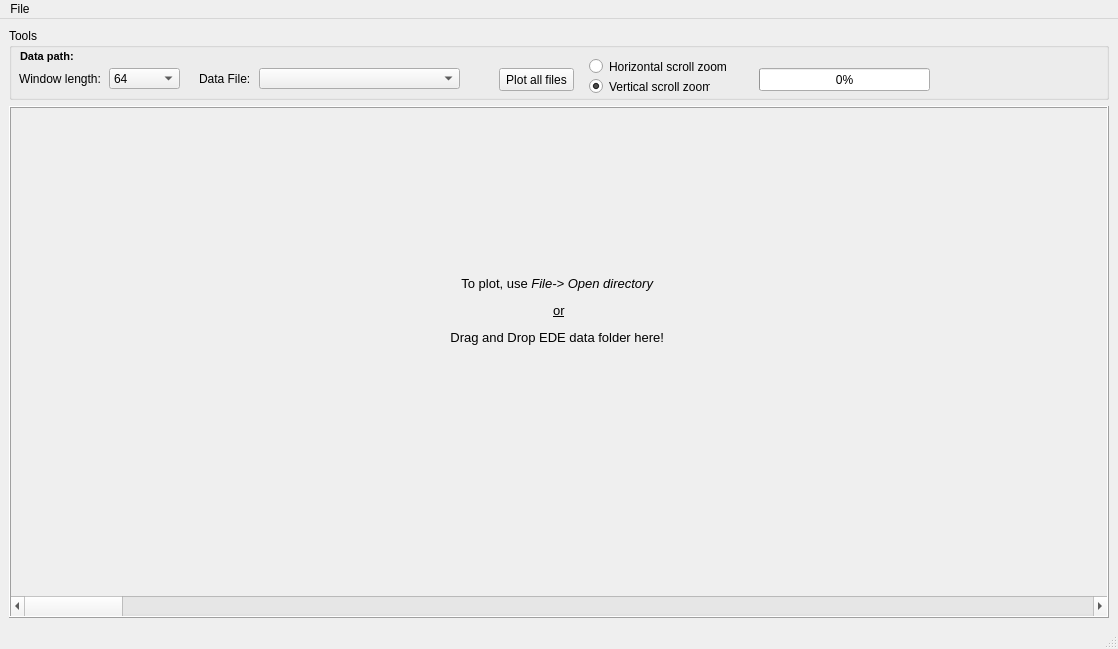
<?xml version="1.0" encoding="UTF-8"?>
<ui version="4.0">
 <class>MainWindow</class>
 <widget class="QMainWindow" name="MainWindow">
  <property name="geometry">
   <rect>
    <x>0</x>
    <y>0</y>
    <width>1118</width>
    <height>649</height>
   </rect>
  </property>
  <property name="minimumSize">
   <size>
    <width>799</width>
    <height>523</height>
   </size>
  </property>
  <property name="acceptDrops">
   <bool>true</bool>
  </property>
  <property name="windowTitle">
   <string>EDE plotter</string>
  </property>
  <widget class="QWidget" name="centralwidget">
   <layout class="QGridLayout" name="gridLayout">
    <item row="1" column="0">
     <widget class="QFrame" name="frame">
      <property name="minimumSize">
       <size>
        <width>771</width>
        <height>331</height>
       </size>
      </property>
      <property name="frameShape">
       <enum>QFrame::Box</enum>
      </property>
      <property name="frameShadow">
       <enum>QFrame::Raised</enum>
      </property>
      <layout class="QGridLayout" name="gridLayout_2">
       <property name="leftMargin">
        <number>0</number>
       </property>
       <property name="topMargin">
        <number>0</number>
       </property>
       <property name="rightMargin">
        <number>0</number>
       </property>
       <property name="bottomMargin">
        <number>0</number>
       </property>
       <property name="spacing">
        <number>0</number>
       </property>
       <item row="4" column="0" colspan="2">
        <widget class="QScrollBar" name="horizontalScrollBar">
         <property name="minimumSize">
          <size>
           <width>781</width>
           <height>20</height>
          </size>
         </property>
         <property name="maximumSize">
          <size>
           <width>16777215</width>
           <height>20</height>
          </size>
         </property>
         <property name="minimum">
          <number>0</number>
         </property>
         <property name="maximum">
          <number>100</number>
         </property>
         <property name="singleStep">
          <number>1</number>
         </property>
         <property name="orientation">
          <enum>Qt::Horizontal</enum>
         </property>
        </widget>
       </item>
       <item row="0" column="0" rowspan="4" colspan="2">
        <widget class="QCustomPlot" name="plot" native="true">
         <property name="enabled">
          <bool>true</bool>
         </property>
         <property name="minimumSize">
          <size>
           <width>480</width>
           <height>250</height>
          </size>
         </property>
        </widget>
       </item>
       <item row="1" column="0" colspan="2">
        <widget class="QLabel" name="temp_label">
         <property name="minimumSize">
          <size>
           <width>561</width>
           <height>241</height>
          </size>
         </property>
         <property name="font">
          <font>
           <pointsize>15</pointsize>
           <weight>50</weight>
           <bold>false</bold>
          </font>
         </property>
         <property name="acceptDrops">
          <bool>true</bool>
         </property>
         <property name="text">
          <string>&lt;html&gt;&lt;head/&gt;&lt;body&gt;&lt;p align=&quot;center&quot;&gt;&lt;span style=&quot; font-size:10pt;&quot;&gt;To plot, use&lt;/span&gt;&lt;span style=&quot; font-size:10pt; font-style:italic;&quot;&gt; File-&amp;gt; Open directory &lt;/span&gt;&lt;/p&gt;&lt;p align=&quot;center&quot;&gt;&lt;span style=&quot; font-size:10pt; text-decoration: underline;&quot;&gt;or&lt;/span&gt;&lt;/p&gt;&lt;p align=&quot;center&quot;&gt;&lt;span style=&quot; font-size:10pt;&quot;&gt;Drag and Drop EDE data folder here! &lt;/span&gt;&lt;/p&gt;&lt;/body&gt;&lt;/html&gt;</string>
         </property>
        </widget>
       </item>
      </layout>
     </widget>
    </item>
    <item row="0" column="0">
     <widget class="QGroupBox" name="groupBox">
      <property name="minimumSize">
       <size>
        <width>781</width>
        <height>71</height>
       </size>
      </property>
      <property name="maximumSize">
       <size>
        <width>16777215</width>
        <height>72</height>
       </size>
      </property>
      <property name="title">
       <string>Tools</string>
      </property>
      <property name="alignment">
       <set>Qt::AlignLeading|Qt::AlignLeft|Qt::AlignTop</set>
      </property>
      <widget class="QLabel" name="label">
       <property name="geometry">
        <rect>
         <x>11</x>
         <y>20</y>
         <width>59</width>
         <height>16</height>
        </rect>
       </property>
       <property name="font">
        <font>
         <pointsize>8</pointsize>
         <weight>75</weight>
         <bold>true</bold>
        </font>
       </property>
       <property name="text">
        <string>Data path:</string>
       </property>
      </widget>
      <widget class="QLabel" name="path_label">
       <property name="geometry">
        <rect>
         <x>76</x>
         <y>20</y>
         <width>1001</width>
         <height>16</height>
        </rect>
       </property>
       <property name="font">
        <font>
         <pointsize>8</pointsize>
         <weight>75</weight>
         <bold>true</bold>
        </font>
       </property>
       <property name="text">
        <string/>
       </property>
      </widget>
      <widget class="QLabel" name="label_3">
       <property name="geometry">
        <rect>
         <x>10</x>
         <y>40</y>
         <width>91</width>
         <height>21</height>
        </rect>
       </property>
       <property name="font">
        <font>
         <weight>50</weight>
         <bold>false</bold>
        </font>
       </property>
       <property name="text">
        <string>Window length:</string>
       </property>
      </widget>
      <widget class="QComboBox" name="window_comboBox">
       <property name="geometry">
        <rect>
         <x>100</x>
         <y>40</y>
         <width>71</width>
         <height>21</height>
        </rect>
       </property>
       <property name="currentText">
        <string>1024</string>
       </property>
       <item>
        <property name="text">
         <string>64</string>
        </property>
       </item>
       <item>
        <property name="text">
         <string>128</string>
        </property>
       </item>
       <item>
        <property name="text">
         <string>256</string>
        </property>
       </item>
       <item>
        <property name="text">
         <string>512</string>
        </property>
       </item>
       <item>
        <property name="text">
         <string>1024</string>
        </property>
       </item>
       <item>
        <property name="text">
         <string>2048</string>
        </property>
       </item>
       <item>
        <property name="text">
         <string>4096</string>
        </property>
       </item>
       <item>
        <property name="text">
         <string>8192</string>
        </property>
       </item>
       <item>
        <property name="text">
         <string>16384</string>
        </property>
       </item>
       <item>
        <property name="text">
         <string>32768</string>
        </property>
       </item>
       <item>
        <property name="text">
         <string>65536</string>
        </property>
       </item>
       <item>
        <property name="text">
         <string>131072</string>
        </property>
       </item>
       <item>
        <property name="text">
         <string>262144</string>
        </property>
       </item>
       <item>
        <property name="text">
         <string>524288</string>
        </property>
       </item>
       <item>
        <property name="text">
         <string>All</string>
        </property>
       </item>
      </widget>
      <widget class="QComboBox" name="files_comboBox">
       <property name="geometry">
        <rect>
         <x>250</x>
         <y>40</y>
         <width>201</width>
         <height>21</height>
        </rect>
       </property>
       <property name="currentText">
        <string/>
       </property>
      </widget>
      <widget class="QLabel" name="label_4">
       <property name="geometry">
        <rect>
         <x>190</x>
         <y>40</y>
         <width>91</width>
         <height>21</height>
        </rect>
       </property>
       <property name="font">
        <font>
         <weight>50</weight>
         <bold>false</bold>
        </font>
       </property>
       <property name="text">
        <string>Data File:</string>
       </property>
      </widget>
      <widget class="QPushButton" name="pushButton">
       <property name="geometry">
        <rect>
         <x>490</x>
         <y>40</y>
         <width>75</width>
         <height>23</height>
        </rect>
       </property>
       <property name="text">
        <string>Plot all files</string>
       </property>
      </widget>
      <widget class="QProgressBar" name="progressBar">
       <property name="enabled">
        <bool>true</bool>
       </property>
       <property name="geometry">
        <rect>
         <x>750</x>
         <y>40</y>
         <width>171</width>
         <height>23</height>
        </rect>
       </property>
       <property name="value">
        <number>0</number>
       </property>
      </widget>
      <widget class="QRadioButton" name="horizontal_radioButton">
       <property name="geometry">
        <rect>
         <x>580</x>
         <y>30</y>
         <width>141</width>
         <height>17</height>
        </rect>
       </property>
       <property name="text">
        <string>Horizontal scroll zoom</string>
       </property>
      </widget>
      <widget class="QRadioButton" name="Vertical_radioButton">
       <property name="geometry">
        <rect>
         <x>580</x>
         <y>50</y>
         <width>121</width>
         <height>17</height>
        </rect>
       </property>
       <property name="text">
        <string>Vertical scroll zoom</string>
       </property>
       <property name="checked">
        <bool>true</bool>
       </property>
      </widget>
     </widget>
    </item>
   </layout>
  </widget>
  <widget class="QMenuBar" name="menubar">
   <property name="geometry">
    <rect>
     <x>0</x>
     <y>0</y>
     <width>1118</width>
     <height>21</height>
    </rect>
   </property>
   <widget class="QMenu" name="menuFile">
    <property name="title">
     <string>File</string>
    </property>
    <addaction name="actionOpen"/>
    <addaction name="separator"/>
    <addaction name="actionExport_to_image"/>
    <addaction name="separator"/>
    <addaction name="actionClose"/>
   </widget>
   <addaction name="menuFile"/>
  </widget>
  <widget class="QStatusBar" name="statusbar">
   <property name="font">
    <font>
     <weight>50</weight>
     <bold>false</bold>
    </font>
   </property>
  </widget>
  <action name="actionOpen">
   <property name="text">
    <string>Open directory</string>
   </property>
  </action>
  <action name="actionExport_to_image">
   <property name="enabled">
    <bool>false</bool>
   </property>
   <property name="text">
    <string>Export to image</string>
   </property>
  </action>
  <action name="actionClose">
   <property name="enabled">
    <bool>false</bool>
   </property>
   <property name="text">
    <string>Close</string>
   </property>
  </action>
 </widget>
 <customwidgets>
  <customwidget>
   <class>QCustomPlot</class>
   <extends>QWidget</extends>
   <header>qcustomplot.h</header>
   <container>1</container>
  </customwidget>
 </customwidgets>
 <resources/>
 <connections/>
</ui>
